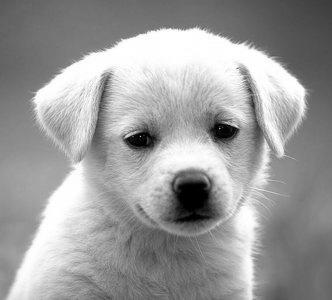
%> input picture hw1_release/img/dog.jpg, 332 x 300 px
$ octave frequency.m   (GNU Octave 9; MATLAB toolbox functions it lacks are replaced by stand-ins)
%> lines starting %> are read from the running program, lines starting %| are printed output that depends on the picture
    %% ======================== Fourier series of 1-D function
% define the function (spatial domain)
x = 0:200;
y1 = sin(2*pi*x/10);
y2 = cos(2*pi*x/10)+sin(2*pi*x/5);
y = y2; % you can choose y1 or y2 here, or other functions you like
n = 2000; % sample n points on the function, then compute n-point DFT
% -------------- Write your code here
% you need to compute the Fourier series of function y here
Y = abs(fftshift(real(fft(y,n))));
% -------------- end of your code
freq = ((-n/2) : (n/2-1))/n;
figure(1);
subplot(2,1,1), plot(x,y), title('spatial domain');
subplot(2,1,2), plot(freq, Y), title('frequency domain'), xlabel('frequency / f s');
%> after `xlabel('frequency / f s')`:
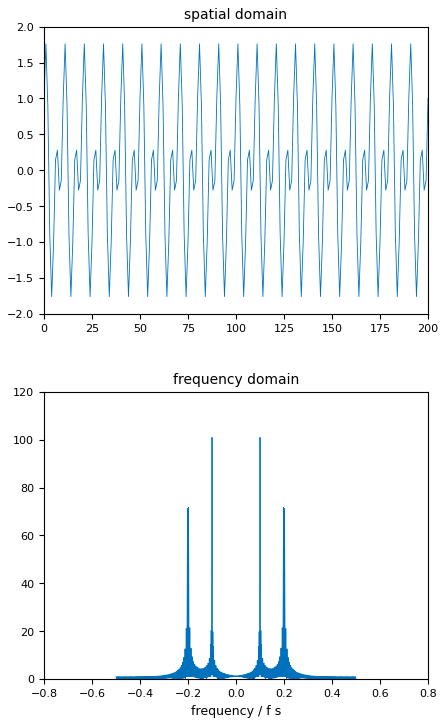
%> figure redrawn from the program's plot data, 2 panels; panel 1: curve peaks at x = 1, y = 1.76; panel 2: curve peaks at x = -0.1, y = 101

%% ======================== Fourier transform of 2-D image
img_1 = repmat(peaks(20),[10 10]);
img_2 = rgb2gray(imread('./img/dog.jpg'));
%> img_2: size 300x332 uint8; min 0, max 255, mean 155.7
img = img_2;
% % -------------- Write your code here
% % you need to compute the Fourier transform of the image img here
Y = abs(fftshift(fft2(im2double(img))));

% % -------------- end of your code
figure(2);
subplot(1,2,1), imshow(mat2gray(img)), title('Spatial domain image');
subplot(1,2,2), imshow(mat2gray(log(Y+1))), title('Frequency domain image (log magnitude)');
%> after `imshow(mat2gray(log(Y+1)))`:
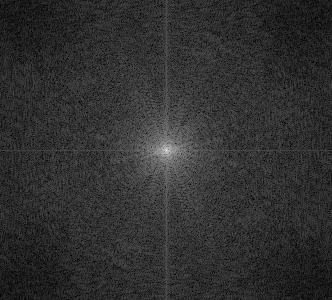
%> displayed picture: size 300x332, on the screen's scale of 0 to 255; min 0, max 255, mean 48.1

% %% ======================== Subsampling
img = rgb2gray(imread('./img/zebra.jpg'));
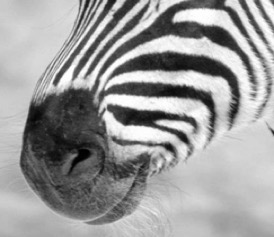
%> input picture hw1_release/img/zebra.jpg, 274 x 237 px
%> img: size 237x274 uint8; min 0, max 255, mean 154.9
k = 2; % subsample the image k times by a factor of 2
% -------------- Write your code here
% you need to subsample the image in two ways:
% 1. a naive method, put result in img_a
% 2. an anti-aliasing method, put result in img_b
img_a=img(1:k:end,1:k:end);
gaussian_filter=fspecial('gaussian', 7, 1);
im_blur = imfilter(img,gaussian_filter);
img_b =im_blur(1:2:end,1:2:end);
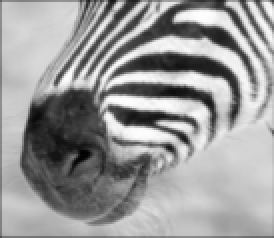
%> img_b: size 119x137 uint8 (shown 2 times larger); min 2, max 254, mean 153.6
% % % -------------- end of your code
figure(3);
subplot(1,3,1), imshow(img), title(['Original ' num2str(size(img, 1)) 'x' num2str(size(img, 2)) ]);
subplot(1,3,2), imshow(img_a), title(['Bad subsampling ' num2str(size(img_a, 1)) 'x' num2str(size(img_a, 2)) ]);
subplot(1,3,3), imshow(img_b), title(['Good subsampling ' num2str(size(img_b, 1)) 'x' num2str(size(img_b, 2)) ]);

%% ========================== Low pass and high pass
img = rgb2gray(imread('./img/dog.jpg'));
% % -------------- Write your code here
% % you need to do low and high pass filtering in *frequency* domain
% % low_pass_img and high_pass_img should be the filtered images in spatial domain
% % for low pass filter, you can consider the Gaussian
% % refer to slides 76-80 for help
%

img=fftshift(fft2(double(img)));
[img_y,img_x]=size(img);
%> img_y = 300; img_x = 332
low_pass_img=zeros(img_y,img_x);
high_pass_img=zeros(img_y,img_x);
for i=1:img_y
    for j=1:img_x
        d=sqrt((i-floor(img_y/2))^2+(j-floor(img_x/2))^2);
        low_pass_img(i,j)=exp(-d^2/200)*img(i,j);%image processes with low pass filter
        high_pass_img(i,j)=(1-exp(-d^2/200))*img(i,j);%image processes with high pass filter
    end
end
low_pass_img=uint8(real(ifft2(ifftshift(low_pass_img))));
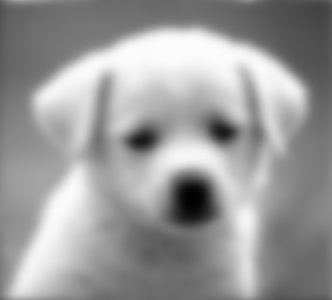
%> low_pass_img: size 300x332 uint8; min 1, max 252, mean 154.2
high_pass_img = uint8(real(ifft2(ifftshift(high_pass_img))));

% % -------------- end of your code
figure(4)
subplot(1,3,1), imshow(img), title('Original image');
%> after `imshow(img)`:
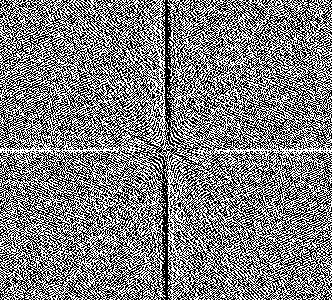
%> displayed picture: size 300x332, on the screen's scale of 0 to 255; min 0, max 255, mean 127.4
subplot(1,3,2), imshow(mat2gray(low_pass_img)), title('Low pass filtered image')
subplot(1,3,3), imshow(mat2gray(high_pass_img)), title('High pass filtered image')
%> after `imshow(mat2gray(high_pass_img))`:
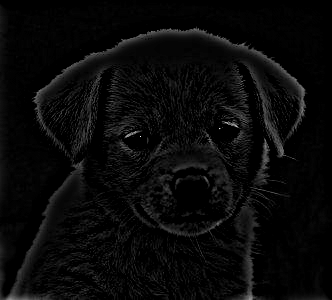
%> displayed picture: size 300x332, on the screen's scale of 0 to 255; min 0, max 255, mean 9.2
